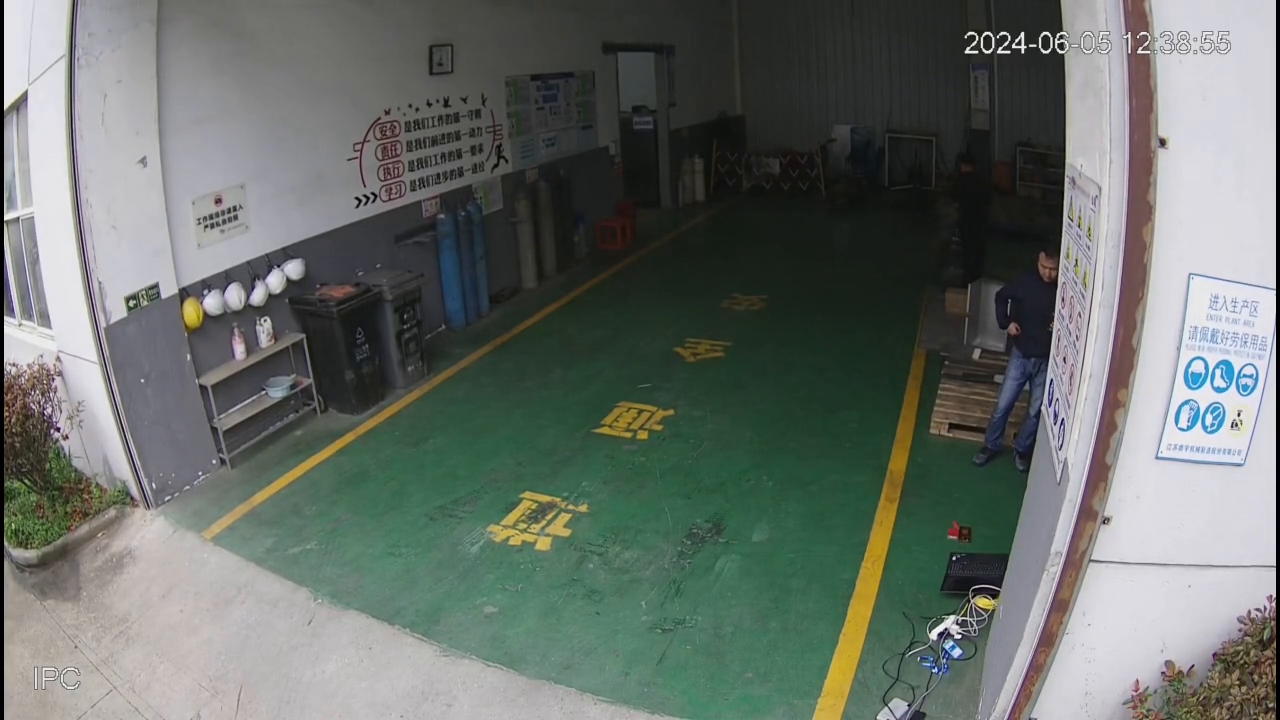
#> input picture stand.png, 1280 x 720 px
$ python demo_infer.py
#> lines starting #> are read from the running program, lines starting #| are printed output that depends on the picture; after the words box and inside, x2 and y2 are one past the last pixel; in counts of white or black regions, pixels touching at a corner belong together
import cv2
import numpy as np
from pathlib import Path
from onnx_runner import LightGlueRunner, viz2d
import math


def read_image(path: str, grayscale: bool = False) -> np.ndarray:
    """Read an image from path as RGB or grayscale"""
#> called with path = 'stand.png', grayscale = False
    mode = cv2.IMREAD_GRAYSCALE if grayscale else cv2.IMREAD_COLOR
    image = cv2.imread(path, mode)
#> image is the input picture: shape (720, 1280, 3); mean B, G, R 106.4, 111.7, 104.7
    if image is None:
        raise IOError(f"Could not read image at {path}.")
    if not grayscale:
        image = image[..., ::-1]
    return image


# [26 lines left out: function resize_image, not called in this run]


def normalize_image(image: np.ndarray) -> np.ndarray:
    """Normalize the image tensor and reorder the dimensions."""
    if image.ndim == 3:
        image = image.transpose((2, 0, 1))  # HxWxC to CxHxW
    elif image.ndim == 2:
        image = image[None]  # add channel axis
    else:
        raise ValueError(f"Not an image: {image.shape}")
    return image / 255.0


def load_image(
    path: str,
    crop_coords,
    grayscale: bool = False,
    resize: int = None,
    fn: str = "max",
    interp: str = "area",
):
    img = read_image(path, grayscale=grayscale)
    scales = [1, 1]
    if resize is not None:
        img, scales = resize_image(img, resize, fn=fn, interp=interp)
    if crop_coords:
        img, min_rectangle = crop_image(img,crop_coords)
    return normalize_image(img)[None].astype(np.float32), np.asarray(scales)


def crop_image(image, coords) -> np.ndarray:
    """
    根据任意多个点构成的多边形区域裁剪图像。
    将多边形区域外的像素置为0，保留多边形内的图像内容。

    Args:
        image: 输入图像
        coords: 多边形顶点坐标列表，每个元素为(x,y)坐标点，至少需要3个点

    Returns:
        裁剪后的图像，多边形区域外的像素被置为0
    """
    # 检查是否有足够的点构成多边形
    if len(coords) < 3:
        raise ValueError("至少需要3个点才能构成多边形")

    # 转换坐标点为numpy数组
    points = np.array(coords, dtype=np.int32)

    # 计算多边形的边界框
    x_min = max(0, np.min(points[:, 0]))
    y_min = max(0, np.min(points[:, 1]))
    x_max = min(image.shape[1], np.max(points[:, 0]))
#> x_max = 918
    y_max = min(image.shape[0], np.max(points[:, 1]))
#> y_max = 678

    min_rectangle = ((x_min, y_min), (x_max, y_max))
#> min_rectangle = ((299, 235), (918, 678))

    # 创建掩码
    mask = np.zeros(image.shape[:2], dtype=np.uint8)
    # 使用多边形点绘制填充多边形
    cv2.fillPoly(mask, [points], 255)
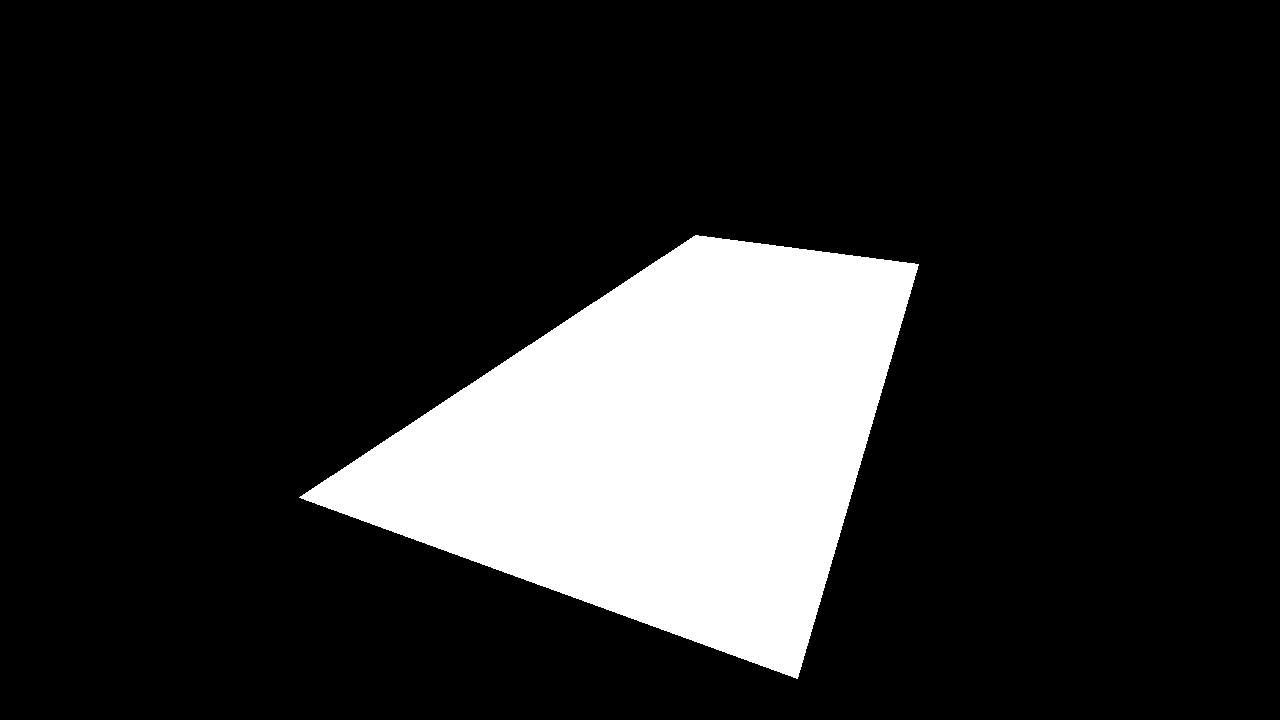
#> mask: shape (720, 1280); 16.2% white; 1 white region, box (x1, y1, x2, y2) and area: (299, 235, 919, 679) 149756

    # 提取包含多边形区域的矩形部分
    cropped = image[y_min:y_max, x_min:x_max].copy()
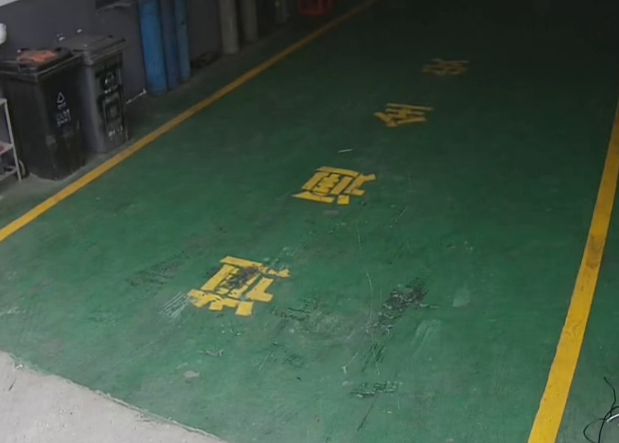
#> cropped: shape (443, 619, 3); mean R, G, B 62.6, 85, 67.7
    mask = mask[y_min:y_max, x_min:x_max]

    # 应用掩码
    if len(image.shape) == 3:  # 彩色图像
        mask = np.expand_dims(mask, axis=2)
        mask = np.repeat(mask, 3, axis=2)
    cropped[mask == 0] = 0
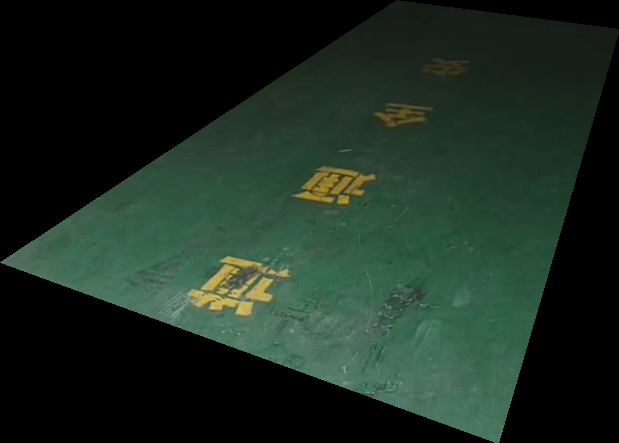
#> cropped: shape (443, 619, 3); mean R, G, B 27.7, 43.4, 32.8

    return cropped, min_rectangle


# [45 lines left out: functions calculate_similarity1, calculate_similarity2, not called in this run]


def match_images(img_path1, img_path2, output_path, size=1024):
    """
    使用LightGlue在difficult模式下进行图像特征匹配（纯CPU版本）
    参数:
        img_path1: 第一张图片路径
        img_path2: 第二张图片路径
        output_path: 输出图片路径
        size: 输入图片大小，使用较大尺寸以获得更好的匹配效果
    """
    # 设置模型路径
    extractor_type = "disk"  # disk特征提取器在视角变化大的场景下表现更好
    weights_path = Path("weights")
    extractor_path = str(weights_path / f"{extractor_type}.onnx")
    lightglue_path = str(weights_path / f"{extractor_type}_lightglue.onnx")

    crop_coords = [(299,497),(695,235),(918,264),(797,678)]
    # # 加载图片
    # image0, scales0 = load_image(img_path1, resize=size)
    # image1, scales1 = load_image(img_path2, resize=size)
    image0, scales0 = load_image(img_path1,crop_coords)
#> scales0 = [1, 1]
    image1, scales1 = load_image(img_path2,crop_coords)
#> scales1 = [1, 1]


    # 初始化模型（只使用CPU）
    providers = ["CPUExecutionProvider"]
#> (the run stopped early here; a loop or call above may not have finished)

$ run again, with car.png copied over stand.png
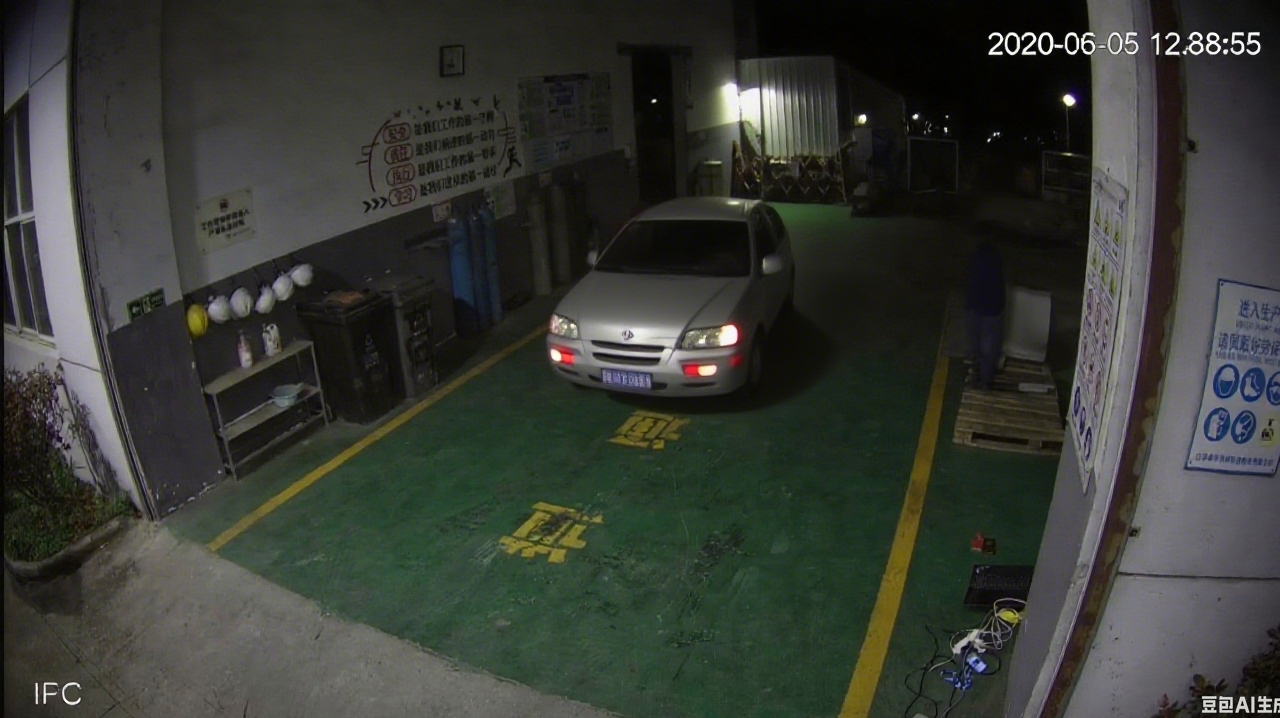
#> input picture car.png, 1280 x 718 px
#> in read_image, image is the input picture: shape (718, 1280, 3); mean B, G, R 52.3, 58.3, 55
#> in crop_image, `cv2.fillPoly(mask, [points], 255)`:
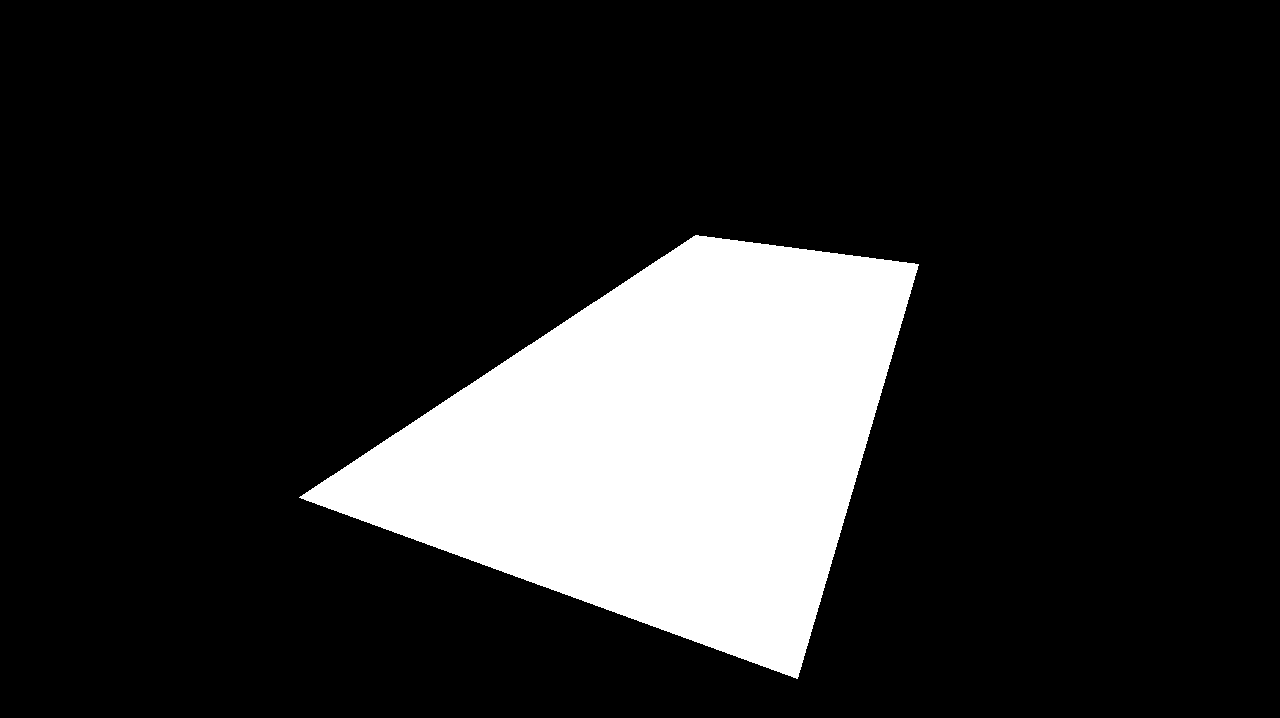
#> mask: shape (718, 1280); 16.3% white; 1 white region, box (x1, y1, x2, y2) and area: (299, 235, 919, 679) 149756
#> in crop_image, `cropped[mask == 0] = 0`:
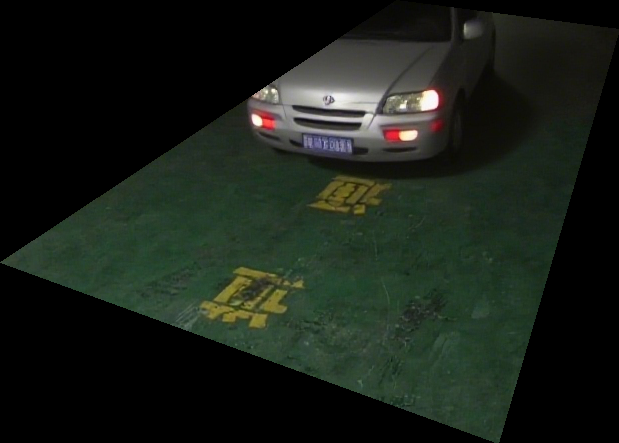
#> cropped: shape (443, 619, 3); mean R, G, B 24.9, 31.5, 23.8
#> in load_image, `img, min_rectangle = crop_image(img,crop_coords)`: min_rectangle = ((299, 235), (918, 678))
#> scales0 = [1, 1]

$ run again, with water.png copied over stand.png
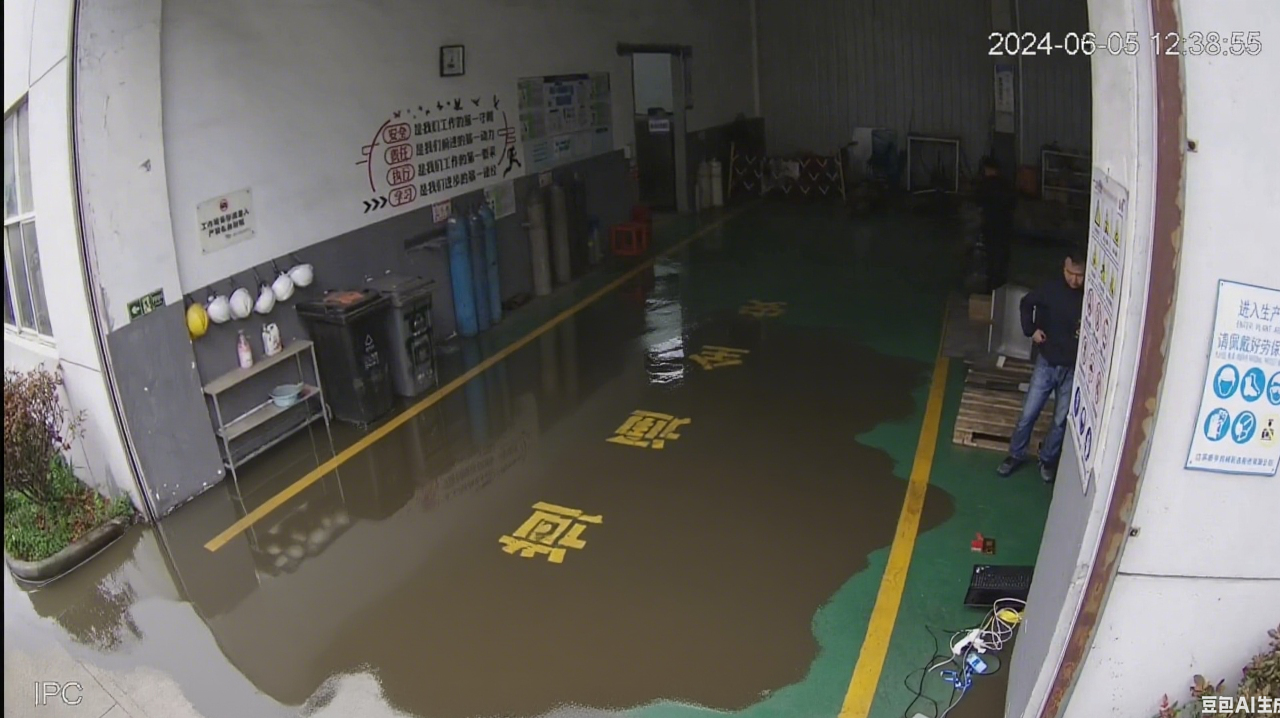
#> input picture water.png, 1280 x 718 px
#> in read_image, image is the input picture: shape (718, 1280, 3); mean B, G, R 95.4, 100.5, 102.2
#> in crop_image, `cv2.fillPoly(mask, [points], 255)`:
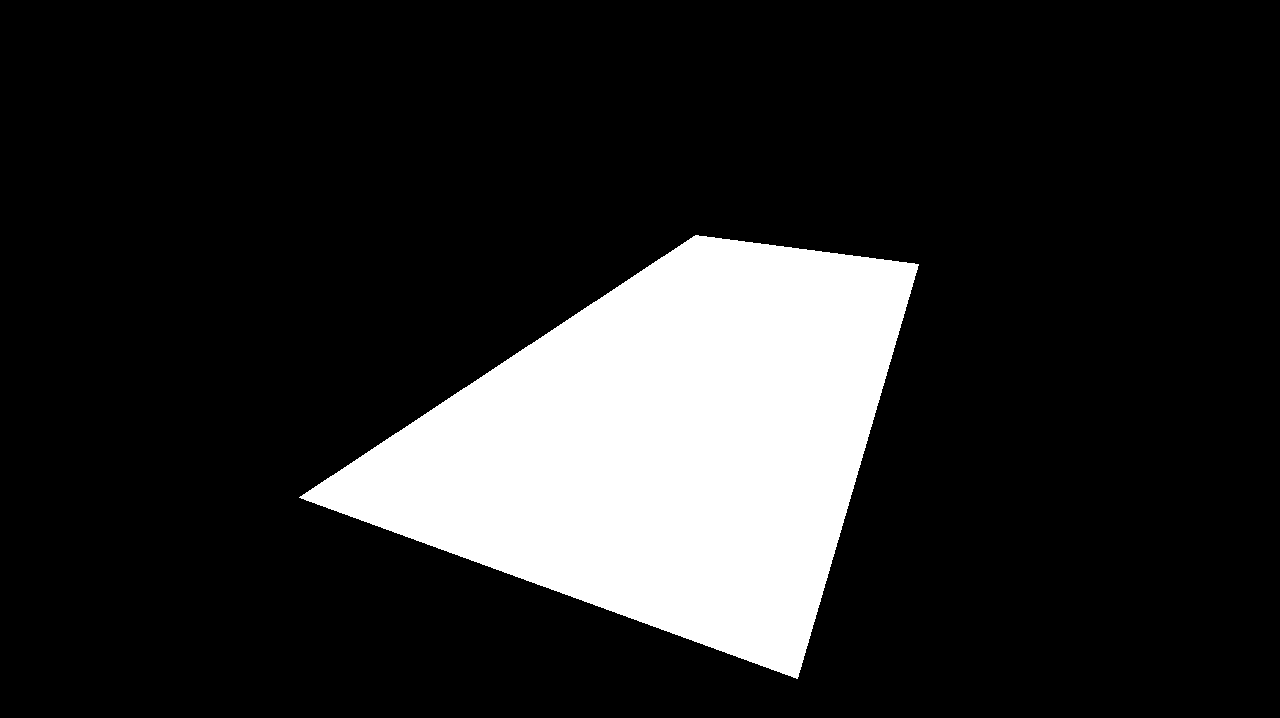
#> mask: shape (718, 1280); 16.3% white; 1 white region, box (x1, y1, x2, y2) and area: (299, 235, 919, 679) 149756
#> in crop_image, `cropped[mask == 0] = 0`:
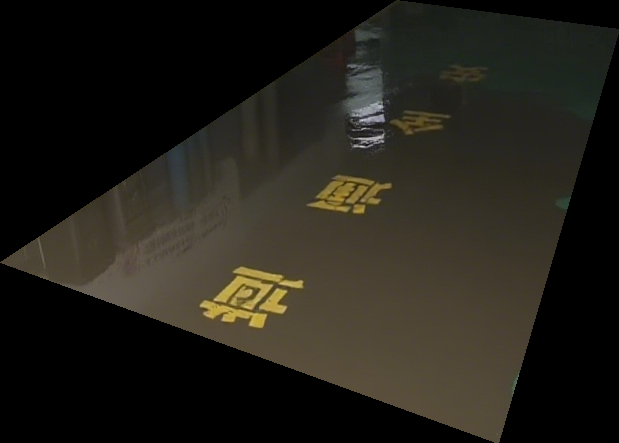
#> cropped: shape (443, 619, 3); mean R, G, B 34.7, 32.3, 25
#> in load_image, `img, min_rectangle = crop_image(img,crop_coords)`: min_rectangle = ((299, 235), (918, 678))
#> scales0 = [1, 1]
